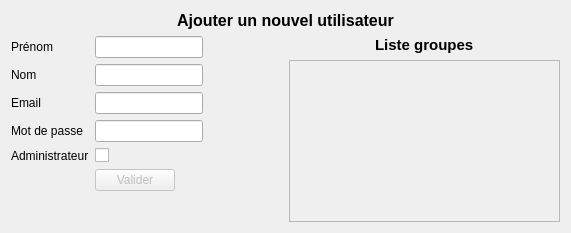
<?xml version="1.0" encoding="UTF-8"?>
<ui version="4.0">
 <class>CreateUser</class>
 <widget class="QDialog" name="CreateUser">
  <property name="geometry">
   <rect>
    <x>0</x>
    <y>0</y>
    <width>571</width>
    <height>233</height>
   </rect>
  </property>
  <property name="windowTitle">
   <string>Création nouvel utilisateur</string>
  </property>
  <layout class="QVBoxLayout" name="verticalLayout_2">
   <item>
    <layout class="QVBoxLayout" name="verticalLayout">
     <item>
      <widget class="QLabel" name="title">
       <property name="font">
        <font>
         <pointsize>12</pointsize>
         <weight>75</weight>
         <bold>true</bold>
        </font>
       </property>
       <property name="text">
        <string>Ajouter un nouvel utilisateur</string>
       </property>
       <property name="alignment">
        <set>Qt::AlignCenter</set>
       </property>
      </widget>
     </item>
     <item>
      <layout class="QHBoxLayout" name="horizontalLayout">
       <item>
        <layout class="QFormLayout" name="formLayout">
         <property name="fieldGrowthPolicy">
          <enum>QFormLayout::FieldsStayAtSizeHint</enum>
         </property>
         <item row="0" column="0">
          <widget class="QLabel" name="prenomLabel">
           <property name="text">
            <string>Prénom</string>
           </property>
          </widget>
         </item>
         <item row="0" column="1">
          <widget class="QLineEdit" name="prenomLineEdit"/>
         </item>
         <item row="1" column="0">
          <widget class="QLabel" name="nomLabel">
           <property name="text">
            <string>Nom</string>
           </property>
          </widget>
         </item>
         <item row="1" column="1">
          <widget class="QLineEdit" name="nomLineEdit"/>
         </item>
         <item row="2" column="0">
          <widget class="QLabel" name="emailLabel">
           <property name="text">
            <string>Email</string>
           </property>
          </widget>
         </item>
         <item row="2" column="1">
          <widget class="QLineEdit" name="emailLineEdit"/>
         </item>
         <item row="3" column="0">
          <widget class="QLabel" name="passwordLabel">
           <property name="text">
            <string>Mot de passe</string>
           </property>
          </widget>
         </item>
         <item row="3" column="1">
          <widget class="QLineEdit" name="passwordLineEdit">
           <property name="echoMode">
            <enum>QLineEdit::Password</enum>
           </property>
          </widget>
         </item>
         <item row="4" column="0">
          <widget class="QLabel" name="administrateurLabel">
           <property name="text">
            <string>Administrateur</string>
           </property>
          </widget>
         </item>
         <item row="4" column="1">
          <widget class="QCheckBox" name="administrateurCheckBox"/>
         </item>
         <item row="5" column="1">
          <widget class="QPushButton" name="validButton">
           <property name="enabled">
            <bool>false</bool>
           </property>
           <property name="text">
            <string>Valider</string>
           </property>
          </widget>
         </item>
        </layout>
       </item>
       <item>
        <layout class="QVBoxLayout" name="verticalLayout_3">
         <item alignment="Qt::AlignHCenter">
          <widget class="QLabel" name="label">
           <property name="font">
            <font>
             <pointsize>11</pointsize>
             <weight>75</weight>
             <bold>true</bold>
            </font>
           </property>
           <property name="text">
            <string>Liste groupes</string>
           </property>
          </widget>
         </item>
         <item>
          <widget class="QScrollArea" name="scrollArea">
           <property name="widgetResizable">
            <bool>true</bool>
           </property>
           <widget class="QWidget" name="scrollAreaWidgetContents">
            <property name="geometry">
             <rect>
              <x>0</x>
              <y>0</y>
              <width>262</width>
              <height>157</height>
             </rect>
            </property>
           </widget>
          </widget>
         </item>
        </layout>
       </item>
      </layout>
     </item>
    </layout>
   </item>
  </layout>
 </widget>
 <resources/>
 <connections>
  <connection>
   <sender>validButton</sender>
   <signal>clicked()</signal>
   <receiver>CreateUser</receiver>
   <slot>valideUser()</slot>
   <hints>
    <hint type="sourcelabel">
     <x>180</x>
     <y>200</y>
    </hint>
    <hint type="destinationlabel">
     <x>107</x>
     <y>203</y>
    </hint>
   </hints>
  </connection>
  <connection>
   <sender>prenomLineEdit</sender>
   <signal>textChanged(QString)</signal>
   <receiver>CreateUser</receiver>
   <slot>formChange()</slot>
   <hints>
    <hint type="sourcelabel">
     <x>158</x>
     <y>47</y>
    </hint>
    <hint type="destinationlabel">
     <x>56</x>
     <y>60</y>
    </hint>
   </hints>
  </connection>
  <connection>
   <sender>nomLineEdit</sender>
   <signal>textChanged(QString)</signal>
   <receiver>CreateUser</receiver>
   <slot>formChange()</slot>
   <hints>
    <hint type="sourcelabel">
     <x>162</x>
     <y>83</y>
    </hint>
    <hint type="destinationlabel">
     <x>43</x>
     <y>101</y>
    </hint>
   </hints>
  </connection>
  <connection>
   <sender>emailLineEdit</sender>
   <signal>textChanged(QString)</signal>
   <receiver>CreateUser</receiver>
   <slot>formChange()</slot>
   <hints>
    <hint type="sourcelabel">
     <x>213</x>
     <y>108</y>
    </hint>
    <hint type="destinationlabel">
     <x>277</x>
     <y>72</y>
    </hint>
   </hints>
  </connection>
  <connection>
   <sender>passwordLineEdit</sender>
   <signal>textChanged(QString)</signal>
   <receiver>CreateUser</receiver>
   <slot>formChange()</slot>
   <hints>
    <hint type="sourcelabel">
     <x>241</x>
     <y>145</y>
    </hint>
    <hint type="destinationlabel">
     <x>265</x>
     <y>173</y>
    </hint>
   </hints>
  </connection>
 </connections>
 <slots>
  <slot>valideUser()</slot>
  <slot>formChange()</slot>
 </slots>
</ui>
